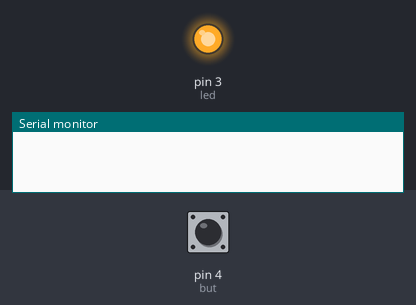
Bench run of a sketch on a simulated Arduino Uno, built with avr-gcc and run on an emulated ATmega328P. On the bench: output pins drawn as LEDs (lit = HIGH), the last lines printed to the serial monitor. Inputs (shaded band) come from the test bench; at power-on: pin 4 (but) HIGH. Random numbers use the default seed unless the sketch sets one.

Above: at 3.9 s.
4.0 s: pin 4 (but) pulled LOW for 0.15 s
At 4.9 s:
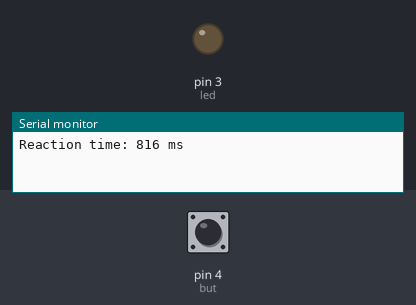
5.6 s: pin 4 (but) pulled LOW for 3.2 s
Timing chart, 0 to 15.3 s (numbered marks = the images above; inputs shaded):
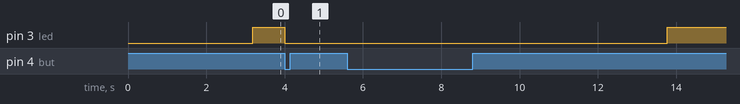

The sketch:

sectiona_3.ino
```cpp
const int led = 3;
const int but = 4;

unsigned long start;
unsigned long react;

bool ledstate = false;

void setup()
{
  pinMode(led, OUTPUT);
  pinMode(but, INPUT_PULLUP);
  Serial.begin(9600);
  randomSeed(analogRead(0));
}

void loop()
{
  int wait = random(2000, 5000);
  delay(wait);
  digitalWrite(led, HIGH);
  start = millis();
  ledstate = true;

  while (ledstate)
  {
    if (digitalRead(but) == LOW)
    	{
          react= millis() - start;
          Serial.print("Reaction time: ");
          Serial.print(react);
          Serial.println(" ms");
          digitalWrite(led, LOW);
          ledstate = false;
          delay(2000);
    	}
  }
}
```

Measured:
- after the input at 4.0 s, pin 3 (led): HIGH → LOW at once
